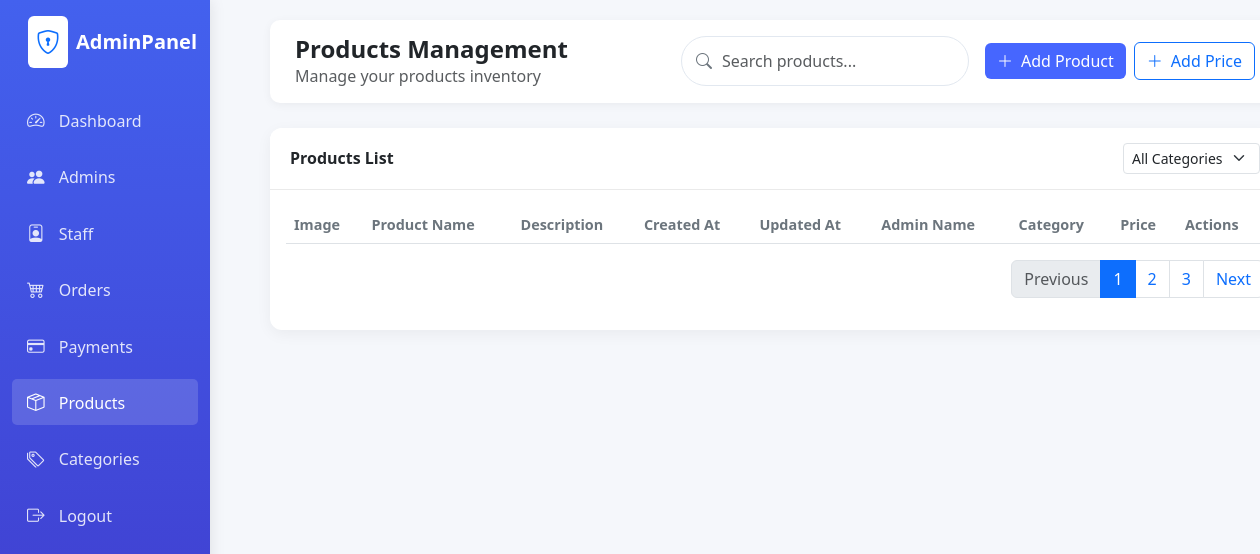
/admin/products.php (signed in), run on an earlier commit of the app's database.
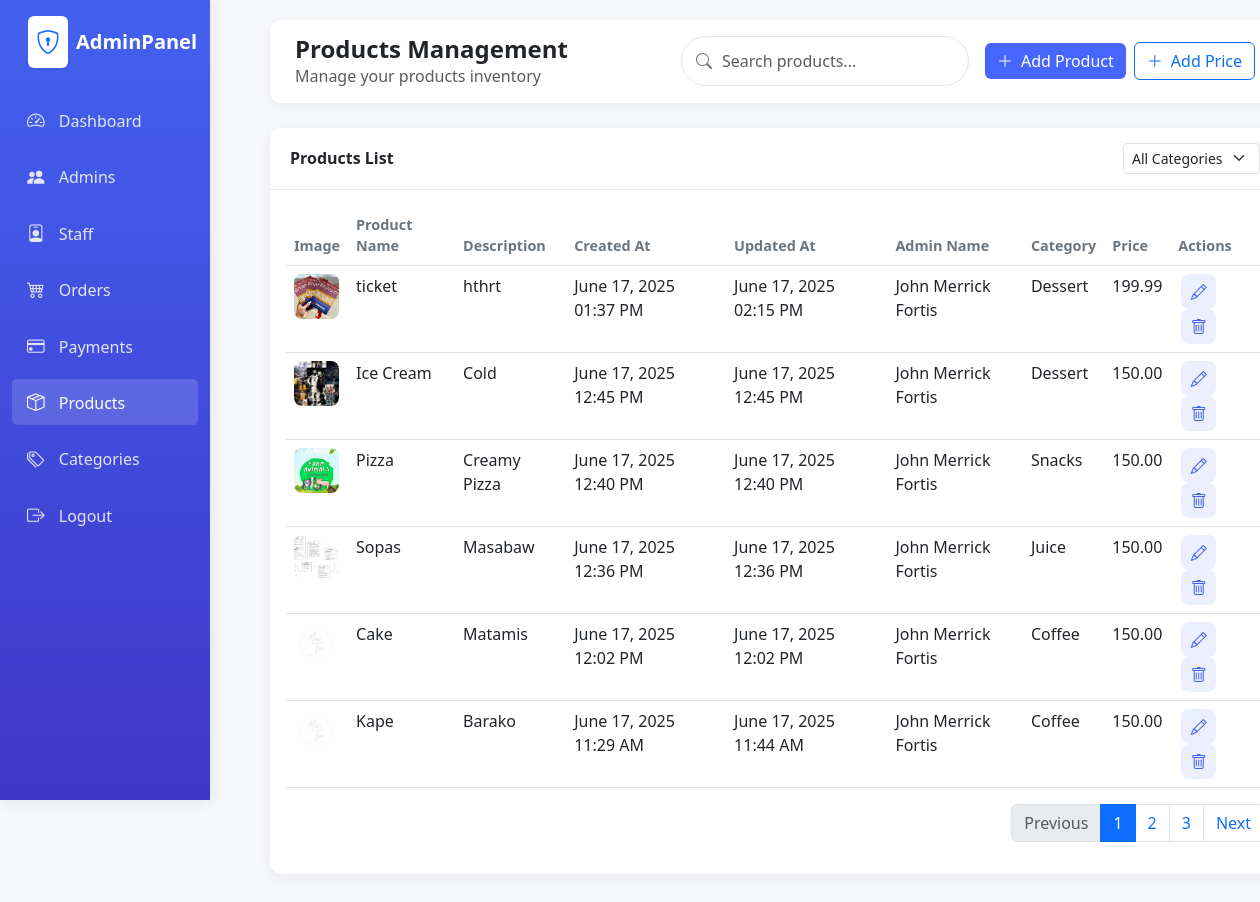
And on a later commit of the database.
### tables this page shows
CREATE TABLE `product` (
  `Product_ID` int(11) NOT NULL,
  `Product_Name` varchar(255) NOT NULL,
  `Product_desc` text DEFAULT NULL,
  `Product_Image` varchar(255) DEFAULT NULL,
  `Created_at` datetime NOT NULL DEFAULT current_timestamp(),
  `Updated_at` datetime DEFAULT NULL ON UPDATE current_timestamp(),
  `Admin_ID` int(11) NOT NULL,
  `Category_ID` int(11) NOT NULL,
  `Price_ID` int(11) NOT NULL
);

CREATE TABLE `category` (
  `Category_ID` int(11) NOT NULL,
  `Category_Name` varchar(100) NOT NULL
);

CREATE TABLE `product_price` (
  `Price_ID` int(11) NOT NULL,
  `Price_Amount` decimal(10,2) NOT NULL,
  `Effective_From` date NOT NULL,
  `Effective_To` date DEFAULT NULL
);

### admin/products.php (the view, shortened to what this page needs)
<?php
$products = [];
try {
    $db = new database();
    $conn = $db->opencon();
    $stmt = $conn->prepare("
        SELECT
            p.*,
            pp.Price_Amount,
            c.Category_Name,
            a.Admin_Name
        FROM product p
        LEFT JOIN product_price pp ON p.Price_ID = pp.Price_ID
        LEFT JOIN category c ON p.Category_ID = c.Category_ID
        LEFT JOIN admin a ON p.Admin_ID = a.Admin_ID
        ORDER BY p.Created_at DESC
    ");
    $stmt->execute();
    $products = $stmt->fetchAll(PDO::FETCH_ASSOC);
} catch (PDOException $e) {
    $error = "Database Error: " . $e->getMessage();
}
?>
<!DOCTYPE html>
<html lang="en">
<head>
    <link href="https://cdn.jsdelivr.net/npm/bootstrap@5.3.0/dist/css/bootstrap.min.css" rel="stylesheet">
    <link rel="stylesheet" href="https://cdn.jsdelivr.net/npm/bootstrap-icons@1.10.0/font/bootstrap-icons.css">
    <link rel="stylesheet" href="assets/css/style.css">
</head>
<body class="dashboard-page">
    <div class="container-fluid">
        <div class="row">
            <div class="col-md-2 col-lg-2 d-md-block sidebar collapse">
                <div class="pt-3">
                    <div class="d-flex align-items-center mb-4 px-3">
                        <div class="bg-white p-2 rounded me-2">
                            <i class="bi bi-shield-lock text-primary fs-4"></i>
                        </div>
                        <div class="logo-text fw-bold fs-5">AdminPanel</div>
                    </div>
                    <ul class="nav flex-column">
                        <li class="nav-item">
                            <a class="nav-link" href="index.php">
                                <i class="bi bi-speedometer2"></i>
                                <span>Dashboard</span>
                            </a>
                        </li>
                        <li class="nav-item">
                            <a class="nav-link" href="admins.php">
                                <i class="bi bi-people-fill"></i>
                                <span>Admins</span>
                            </a>
                        </li>
                        <li class="nav-item">
                            <a class="nav-link" href="staff.php">
                                <i class="bi bi-person-badge"></i>
                                <span>Staff</span>
                            </a>
                        </li>
                        <li class="nav-item">
                            <a class="nav-link" href="orders.php">
                                <i class="bi bi-cart4"></i>
                                <span>Orders</span>
                            </a>
                        </li>
                        <li class="nav-item">
                            <a class="nav-link" href="payments.php">
                                <i class="bi bi-credit-card"></i>
                                <span>Payments</span>
                            </a>
                        </li>
                        <li class="nav-item">
                            <a class="nav-link active" href="products.php">
                                <i class="bi bi-box-seam"></i>
                                <span>Products</span>
                            </a>
                        </li>
                        <li class="nav-item">
                            <a class="nav-link" href="categories.php">
                                <i class="bi bi-tags"></i>
                                <span>Categories</span>
                            </a>
                        </li>
                        <li class="nav-item">
                            <a class="nav-link" href="logout.php">
                                <i class="bi bi-box-arrow-right"></i>
                                <span>Logout</span>
                            </a>
                        </li>
                    </ul>
                </div>
            </div>
            <div class="col-md-10 col-lg-10 main-content">
                <div class="header d-flex justify-content-between align-items-center">
                    <div>
                        <h4 class="mb-0 fw-bold">Products Management</h4>
                        <p class="mb-0 text-muted">Manage your products inventory</p>
                    </div>
                    <div class="d-flex align-items-center">
                        <div class="search-container me-3">
                            <i class="bi bi-search"></i>
                            <input type="text" class="form-control" placeholder="Search products...">
                        </div>
                        <button class="btn btn-primary d-flex align-items-center me-2" data-bs-toggle="modal" data-bs-target="#addProductModal">
                            <i class="bi bi-plus-lg me-2"></i> Add Product
                        </button>
                        <button class="btn btn-outline-primary d-flex align-items-center" data-bs-toggle="modal" data-bs-target="#addPriceModal">
                            <i class="bi bi-plus-lg me-2"></i> Add Price
                        </button>
                    </div>
                </div>
                <div class="card">
                    <div class="card-header d-flex justify-content-between align-items-center">
                        <span>Products List</span>
                        <div>
                            <select class="form-select form-select-sm">
                                <option>All Categories</option>
                            </select>
                        </div>
                    </div>
                    <div class="card-body">
                        <div class="table-responsive">
                            <table class="table table-hover">
                                <thead>
                                    <tr>
                                        <th>Image</th>
                                        <th>Product Name</th>
                                        <th>Description</th>
                                        <th>Created At</th>
                                        <th>Updated At</th>
                                        <th>Admin Name</th>
                                        <th>Category</th>
                                        <th>Price</th>
                                        <th>Actions</th>
                                    </tr>
                                </thead>
                                <tbody>
                                    <?php foreach ($products as $product): ?>
                                    <tr>
                                        <td>
                                            <?php if (!empty($product['Product_Image'])): ?>
                                                <img src="uploads/products/<?= htmlspecialchars($product['Product_Image']) ?>" alt="Product Image" style="width:45px; height:45px; object-fit:cover; border-radius:8px;">
                                            <?php else: ?>
                                                <span class="text-muted">No image</span>
                                            <?php endif; ?>
                                        </td>
                                        <td><?= htmlspecialchars($product['Product_Name']) ?></td>
                                        <td><?= htmlspecialchars($product['Product_desc']) ?></td>
                                        <td><?= date('F d, Y h:i A', strtotime($product['Created_at'])) ?></td>
                                        <td><?= date('F d, Y h:i A', strtotime($product['Updated_at'])) ?></td>
                                        <td><?= htmlspecialchars($product['Admin_Name']) ?></td>
                                        <td><?= htmlspecialchars($product['Category_Name']) ?></td>
                                        <td><?= htmlspecialchars($product['Price_Amount']) ?></td>
                                        <td>
                                            <a href="#"
                                               class="action-btn edit-product-btn"
                                               data-product-id="<?= htmlspecialchars($product['Product_ID']) ?>"
                                               data-product-name="<?= htmlspecialchars($product['Product_Name']) ?>"
                                               data-product-desc="<?= htmlspecialchars($product['Product_desc']) ?>"
                                               data-category-id="<?= htmlspecialchars($product['Category_ID']) ?>"
                                               data-price-id="<?= htmlspecialchars($product['Price_ID']) ?>"
                                               data-image="<?= htmlspecialchars($product['Product_Image']) ?>"
                                               data-effective-from="<?= htmlspecialchars($product['Effective_From'] ?? '') ?>"
                                               data-effective-to="<?= htmlspecialchars($product['Effective_To'] ?? '') ?>"
                                            >
                                                <i class="bi bi-pencil"></i>
                                            </a>
                                            <a href="#"
                                               class="action-btn delete-product-btn"
                                               data-product-id="<?= htmlspecialchars($product['Product_ID']) ?>">
                                                <i class="bi bi-trash"></i>
                                            </a>
                                            </td>
                                    </tr>
                                    <?php endforeach; ?>
                                </tbody>
                            </table>
                        </div>
                        <nav>
                            <ul class="pagination justify-content-end">
                                <li class="page-item disabled">
                                    <a class="page-link" href="#" tabindex="-1">Previous</a>
                                </li>
                                <li class="page-item active"><a class="page-link" href="#">1</a></li>
                                <li class="page-item"><a class="page-link" href="#">2</a></li>
                                <li class="page-item"><a class="page-link" href="#">3</a></li>
                                <li class="page-item">
                                    <a class="page-link" href="#">Next</a>
                                </li>
                            </ul>
                        </nav>
                    </div>
                </div>
            </div>
        </div>
    </div>
</body>
</html>

### admin/assets/css/style.css (style rules this page uses)
:root { --primary-color: #4361ee; --secondary-color: #3f37c9; --light-bg: #f8f9fa; --dark-text: #212529; --success-color: #4cc9f0; --warning-color: #f72585; }
.dashboard-page { background-color: #f5f7fb; font-family: 'Segoe UI', Tahoma, Geneva, Verdana, sans-serif; }
.sidebar { background: linear-gradient(180deg, var(--primary-color), var(--secondary-color)); color: white; height: 100vh; position: fixed; box-shadow: 0 0 15px rgba(0,0,0,0.1); }
.sidebar .nav-link { color: rgba(255,255,255,0.85); border-radius: 5px; margin: 5px 0; padding: 10px 15px; transition: all 0.3s; }
.sidebar .nav-link:hover, .sidebar .nav-link.active { background: rgba(255,255,255,0.15); color: white; }
.sidebar .nav-link i { margin-right: 10px; font-size: 1.1rem; }
.main-content { margin-left: 250px; padding: 20px; }
.header { background: white; padding: 15px 25px; border-radius: 10px; box-shadow: 0 2px 10px rgba(0,0,0,0.05); margin-bottom: 25px; }
.card { border: none; border-radius: 12px; box-shadow: 0 4px 15px rgba(0,0,0,0.05); margin-bottom: 25px; transition: transform 0.3s; }
.card-header { background-color: white; border-bottom: 1px solid #eaeaea; padding: 15px 20px; border-radius: 12px 12px 0 0 !important; font-weight: 600; }
.search-container { position: relative; }
.search-container i { position: absolute; left: 15px; top: 50%; transform: translateY(-50%); color: #6c757d; }
.search-container input { padding-left: 40px; border-radius: 50px; border: 1px solid #e2e8f0; }
.btn-primary { background: #4666FF; border: none; font-weight: 500; font-size: 1rem; transition: background 0.2s; }
.table th { font-weight: 600; color: #6c757d; font-size: 0.9rem; }
.action-btn { width: 35px; height: 35px; display: inline-flex; align-items: center; justify-content: center; border-radius: 8px; background: rgba(67, 97, 238, 0.1); color: var(--primary-color); margin: 0 3px; transition: all 0.3s; }
:root { --primary-color: #4361ee; --secondary-color: #3f37c9; --light-bg: #f8f9fa; --dark-text: #212529; }
.form-control { padding: 12px 15px; border-radius: 10px; border: 2px solid #e2e8f0; transition: all 0.3s; }

What changed in the data, as far as the page shows it:
added product: Product_Image (picture), Product_Name "ticket", Product_desc "hthrt", Created_at "June 17, 2025 01:37 PM", Updated_at "June 17, 2025 02:15 PM", Admin_ID.Admin_Name "John Merrick Fortis", Category_ID.Category_Name "Dessert", Price_ID.Price_Amount "199.99"
added product: Product_Image (picture), Product_Name "Ice Cream", Product_desc "Cold", Created_at "June 17, 2025 12:45 PM", Updated_at "June 17, 2025 12:45 PM", Admin_ID.Admin_Name "John Merrick Fortis", Category_ID.Category_Name "Dessert", Price_ID.Price_Amount "150.00"
added product: Product_Image (picture), Product_Name "Pizza", Product_desc "Creamy Pizza", Created_at "June 17, 2025 12:40 PM", Updated_at "June 17, 2025 12:40 PM", Admin_ID.Admin_Name "John Merrick Fortis", Category_ID.Category_Name "Snacks", Price_ID.Price_Amount "150.00"
added product: Product_Image (picture), Product_Name "Sopas", Product_desc "Masabaw", Created_at "June 17, 2025 12:36 PM", Updated_at "June 17, 2025 12:36 PM", Admin_ID.Admin_Name "John Merrick Fortis", Category_ID.Category_Name "Juice", Price_ID.Price_Amount "150.00"
added product: Product_Image (picture), Product_Name "Cake", Product_desc "Matamis", Created_at "June 17, 2025 12:02 PM", Updated_at "June 17, 2025 12:02 PM", Admin_ID.Admin_Name "John Merrick Fortis", Category_ID.Category_Name "Coffee", Price_ID.Price_Amount "150.00"
added product: Product_Image (picture), Product_Name "Kape", Product_desc "Barako", Created_at "June 17, 2025 11:29 AM", Updated_at "June 17, 2025 11:44 AM", Admin_ID.Admin_Name "John Merrick Fortis", Category_ID.Category_Name "Coffee", Price_ID.Price_Amount "150.00"
